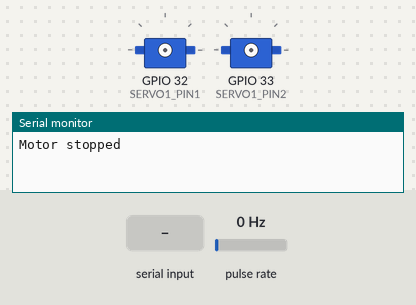
Recording of a sketch running on a simulated ESP32. Parts: 2 × servo, the last lines printed to the serial monitor. Wiring (inferred from the names in the program): pulse sensor: data GPIO 25. The test bench sets the inputs (shaded band); at power-on: pulse rate 0 Hz. Servo pulses on a pin are drawn as a servo (544–2400 µs = 0–180°).

Above: at 1.2 s.
1.3 s: "s 120\n" received over Serial
At 3.1 s:
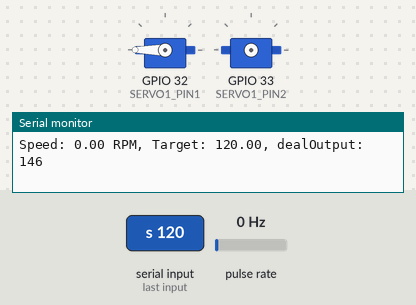
4.3 s: "forward\n" received over Serial
At 4.68 s:
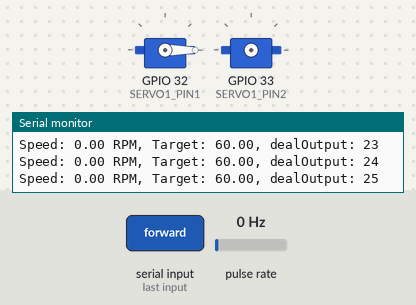
7.3 s: "backward\n" received over Serial
At 7.69 s:
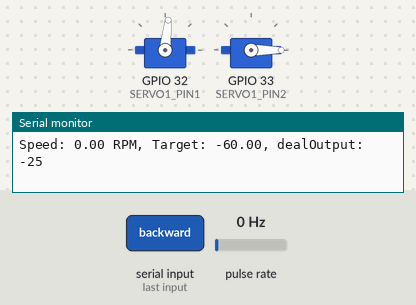
10.3 s: "s 100\n" received over Serial
At 11.2 s:
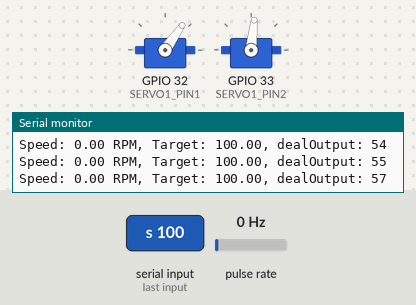
13.3 s: pulse rate (sensor on GPIO 25) set to 196 Hz
14.9 s: "backward\n" received over Serial
Timing chart, 0 to 21.0 s (numbered marks = the images above; inputs shaded):
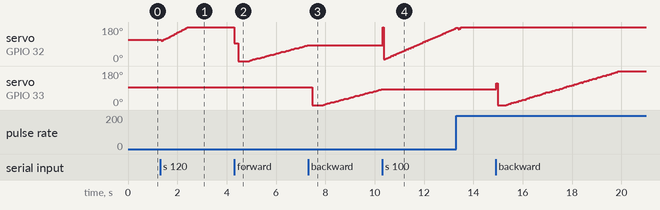

Measured:
- after the input at 4.3 s, servo on GPIO 32 (SERVO1_PIN1): ramps from 0° to 95° and jumps back, once every 0.15 s
- after the input at 7.3 s, servo on GPIO 32 (SERVO1_PIN1): stays 84° (without the input it goes to 86° after 0.07 s)
- after the input at 10.3 s, servo on GPIO 33 (SERVO1_PIN2): stays 84° (without the input it goes to 86° after 0.07 s)

The sketch:

P07_encoder_PID_dp.ino
```cpp
/**
 * 在这个程序中，要结合编码器与drv8333,结合MPU6050;
 * 经验证，该程序可运行，复制后进行升级——20260323；
 * 下面程序可以计算出电机的速度；
 * 复制后补充PID控制；
 * 修正后的程序：PID 实时控制电机速度
 * 通过串口命令启动/停止电机，并实时调节速度
 * PID调通了；
 */

// ===编码器引脚定义===
#define ENC_A_LEFT  25
#define ENC_B_LEFT  26

// -- 编码器参数 --
#define PPR       7        // 编码器每转脉冲数（电机本体）
#define REDUCTION 210      // 减速比
#define PULSES_PER_REV 1470  // (PPR * REDUCTION)

// ===电机控制参数定义===
#define FREQ        50   // PWM 频率（Hz），20kHz 适合电机
#define RESOLUTION  10      // 分辨率 10 位（0~1023）
#define SERVO1_PIN1 32      // 正转 PWM 引脚
#define SERVO1_PIN2 33      // 反转 PWM 引脚

// ===霍尔脉冲全局计数器===
volatile long leftPulses = 0;
unsigned long lastTime = 0;   // 测量转速时，我们需要计算一段时间内的脉冲增量。
long lastPulses = 0;

// 中断服务函数
void IRAM_ATTR leftEncoderISR() {
  leftPulses++;     // 通常只需要检测A相上升沿，如需方向可检测B相状态，此处简化
}

// ===串口命令缓冲区===
const int MAX_CMD_LEN = 64;    // 命令最大长度
char inputBuffer[MAX_CMD_LEN]; // 存储接收到的命令
int bufferIndex = 0;           // 缓冲区当前位置
bool commandReady = false;     // 标志，是否收到完整命令

// ===PID 控制参数===
float Kp = 0.3, Ki = 0.3, Kd = 0.05;
float target_speed = 0;       // 目标转速（RPM），0 表示停止
float integral = 0;
float last_error = 0;
float output = 0;

// ===电机运行标志===
bool motor_running = false;    // 是否执行 PID 控制

void setup() {
  Serial.begin(115200);

  // 编码器初始化
  pinMode(ENC_A_LEFT, INPUT_PULLUP);
  pinMode(ENC_B_LEFT, INPUT_PULLUP);
  attachInterrupt(digitalPinToInterrupt(ENC_A_LEFT), leftEncoderISR, RISING); // 附着中断，上升沿触发

  // PWM 初始化（新版 API）
  ledcAttach(SERVO1_PIN1, FREQ, RESOLUTION);
  ledcAttach(SERVO1_PIN2, FREQ, RESOLUTION);

  // 初始停止电机
  stopMotors();

  lastTime = millis();
}

void loop() {
  // 处理串口命令
  // =========第一步，监听串口并收集串口数据============
  receiveSerialCommand();

  // 第二步：如果收到完整命令，则解析并执行
  if (commandReady) {
    parseAndExecuteCommand(inputBuffer);

    // 第三步：重置状态，准备接收下一条命令
    clearBufferAndReset();
  }

  // 如果电机正在运行，则执行 PID 控制并更新 PWM
  if (motor_running) {
    motorSpeedCalculate();   // 内部会更新 PWM 输出
  }
}

// ====================== 电机速度计算与 PID 控制 ======================
void motorSpeedCalculate() {
  unsigned long now = millis();      // 读取毫秒；
  if (now - lastTime < 50) return;   // 每 50ms 计算一次

  // 读取脉冲数（关中断保护）
  noInterrupts();
  long pulses = leftPulses;
  interrupts();

  // 计算速度（RPM）
  long deltaPulses = pulses - lastPulses;
  float deltaTime = (now - lastTime) / 1000.0;  // 秒
  float speed_rps = (deltaPulses * 1.0) / PULSES_PER_REV / deltaTime;  // 转/秒  BUG 这个地方有个bug，需要*1.0，负责不会进行计算；
  float speed_rpm = speed_rps * 60;

  // PID 计算（仅在目标速度不为 0 时积分）
  float error = target_speed - speed_rpm;
  if (abs(target_speed) > 0) {
    integral += error * deltaTime;
    // 积分限幅，防止过冲
    if (integral > 1000) integral = 1000;
    if (integral < -1000) integral = -1000;
  } else {
    integral = 0;  // 目标速度为 0 时清零积分
  }
  float derivative = (error - last_error) / deltaTime;
  output = Kp * error + Ki * integral + Kd * derivative;

  // 输出限幅到 0~1023（10 位 PWM）
  if (output > 1023) output = 1023;
  if (output < -1023) output = -1023;

  // 根据 output 正负决定电机转向和 PWM 占空比
  int dealOutput = (int)output;
  if (output > 0) {
    setMotorSpeed(dealOutput);
  } else if (output < 0) {
    setMotorSpeed(dealOutput);;
  } else {
    setMotorSpeed(0);
  }

  // 调试信息
  Serial.print("Speed: ");
  Serial.print(speed_rpm, 2);
  Serial.print(" RPM, Target: ");
  Serial.print(target_speed);
  Serial.print(", dealOutput: ");
  Serial.println(dealOutput);

  // 更新状态
  lastPulses = pulses;
  lastTime = now;
  last_error = error;
}

// ====================== 电机控制函数 ======================
void setMotorSpeed(int speed_pwm) {
  // 直接设置 PWM 占空比（不带 PID 时使用）
  if (speed_pwm > 0) {

    ledcWrite(SERVO1_PIN1, speed_pwm);    ledcWrite(SERVO1_PIN2, 0);
  } else if (speed_pwm < 0) {

    ledcWrite(SERVO1_PIN1, 0);    ledcWrite(SERVO1_PIN2, -speed_pwm);
  } else {

    ledcWrite(SERVO1_PIN1, 0);    ledcWrite(SERVO1_PIN2, 0);
  }
}

void stopMotors() {
  setMotorSpeed(0);
  motor_running = false;
  target_speed = 0;
  integral = 0;          // 复位积分
  last_error = 0;
  Serial.println("Motor stopped");
}

// ====================== 串口命令解析 ======================
void receiveSerialCommand() {
  while (Serial.available() > 0 && !commandReady) {
    char c = Serial.read();
    if (c == '\n') {
      inputBuffer[bufferIndex] = '\0';
      commandReady = true;
    } else {
      if (bufferIndex < MAX_CMD_LEN - 1) {
        inputBuffer[bufferIndex] = c;
        bufferIndex++;
      } else {
        Serial.println("Error: Command too long!");
        clearBufferAndReset();
      }
    }
  }
}

void parseAndExecuteCommand(char* cmd) {
  Serial.print("Executing: ");
  Serial.println(cmd);

  // 命令格式： "f" 正转（目标速度为正）; "b" 反转; "s 120" 设置目标速度; "stop" 停止
  if (strcmp(cmd, "stop") == 0) {
    stopMotors();
  }
  else if (strcmp(cmd, "forward") == 0) {
    target_speed = 60;        // 预设正转 60 RPM
    motor_running = true;
    integral = 0;
    last_error = 0;
    Serial.print("Forward, target speed: ");
    Serial.println(target_speed);
  }
  else if (strcmp(cmd, "backward") == 0) {
    target_speed = -60;       // 预设反转 60 RPM
    motor_running = true;
    integral = 0;
    last_error = 0;
    Serial.print("Backward, target speed: ");
    Serial.println(target_speed);
  }
  else if (strncmp(cmd, "s ", 1) == 0) {   // 设置目标速度，如 "s 100"
    int speed = atoi(cmd + 2);  // 跳过 's ' 两个字符
    if (speed != 0) {
      target_speed = speed;
      motor_running = true;
      integral = 0;
      last_error = 0;
      Serial.print("Set target speed: ");
      Serial.println(target_speed);
    } else {
      Serial.println("Invalid speed");
    }
  }
  else {
    Serial.print("Unknown command: '");
    Serial.print(cmd);
    Serial.println("'");
  }
}

void clearBufferAndReset() {
  memset(inputBuffer, 0, MAX_CMD_LEN);
  bufferIndex = 0;
  commandReady = false;
}
```
